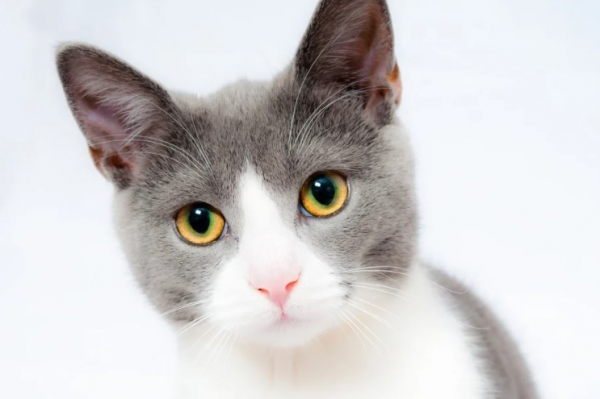
#> input picture Image Processing/1206/cat.jpg, 600 x 399 px
$ python ex06.py
#> lines starting #> are read from the running program, lines starting #| are printed output that depends on the picture
import cv2
from utils import image_show

# 이미지 경로
image_path = "./cat.jpg"

# 이미지 읽기
image = cv2.imread(image_path)
#> image is the input picture: shape (399, 600, 3); mean B, G, R 205.8, 205.4, 207.6

img90 = cv2.rotate(image, cv2.ROTATE_90_CLOCKWISE)
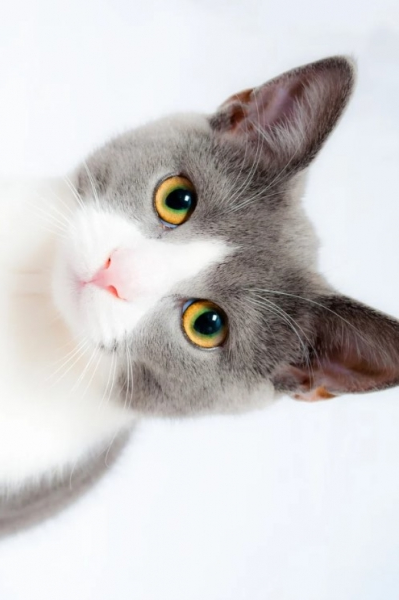
#> img90: shape (600, 399, 3); mean B, G, R 205.8, 205.4, 207.6
img180 = cv2.rotate(image, cv2.ROTATE_180)
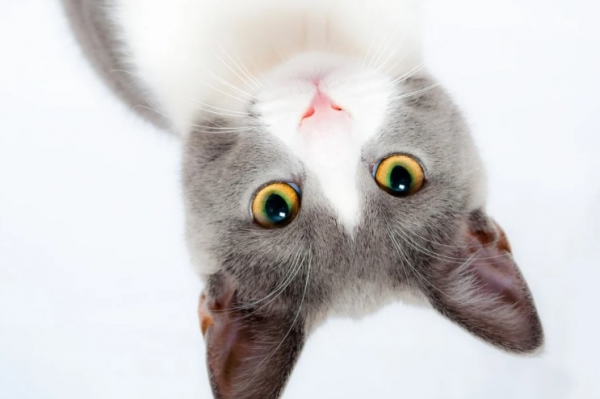
#> img180: shape (399, 600, 3); mean B, G, R 205.8, 205.4, 207.6
img270 = cv2.rotate(image, cv2.ROTATE_90_COUNTERCLOCKWISE)
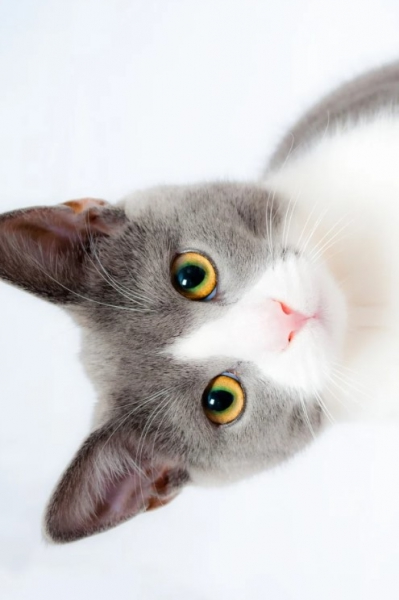
#> img270: shape (600, 399, 3); mean B, G, R 205.8, 205.4, 207.6

# [8 lines of commented-out code are left out]
dst_temp01 = cv2.flip(image, 0)
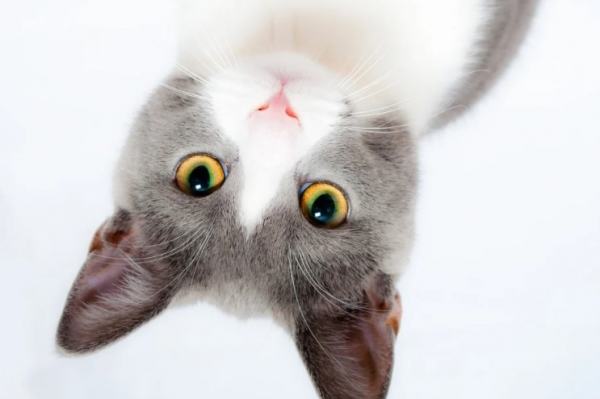
#> dst_temp01: shape (399, 600, 3); mean B, G, R 205.8, 205.4, 207.6
dst_temp02 = cv2.flip(image, 1)
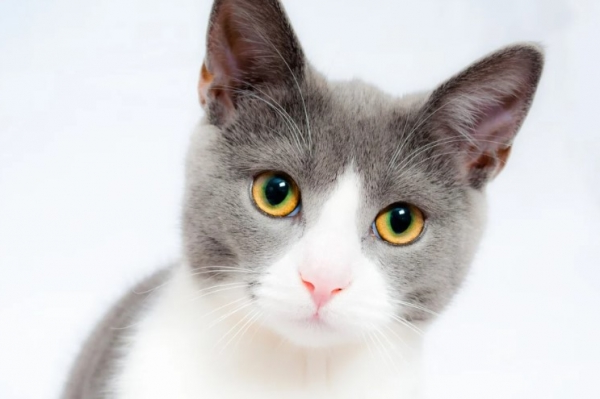
#> dst_temp02: shape (399, 600, 3); mean B, G, R 205.8, 205.4, 207.6

cv2.imshow("dst_temp01", dst_temp01)
cv2.imshow("dst_temp02", dst_temp02)
cv2.waitKey(0)

$ run again, with Image Processing/1206/Billiards.png saved as Image Processing/1206/cat.jpg
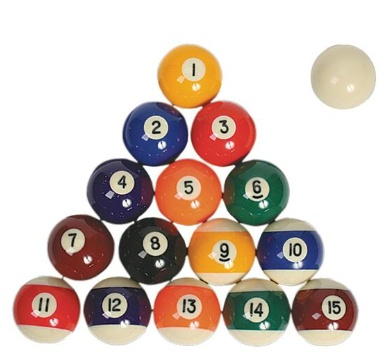
#> input picture Image Processing/1206/Billiards.png, 388 x 359 px
#> image is the input picture: shape (359, 388, 3); mean B, G, R 189, 196.9, 211.2
#> `dst_temp01 = cv2.flip(image, 0)`:
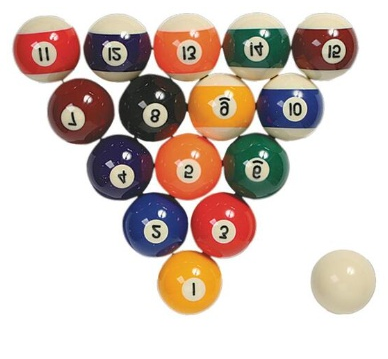
#> dst_temp01: shape (359, 388, 3); mean B, G, R 189, 196.9, 211.2
#> `dst_temp02 = cv2.flip(image, 1)`:
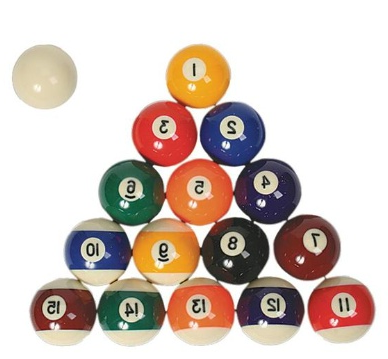
#> dst_temp02: shape (359, 388, 3); mean B, G, R 189, 196.9, 211.2
